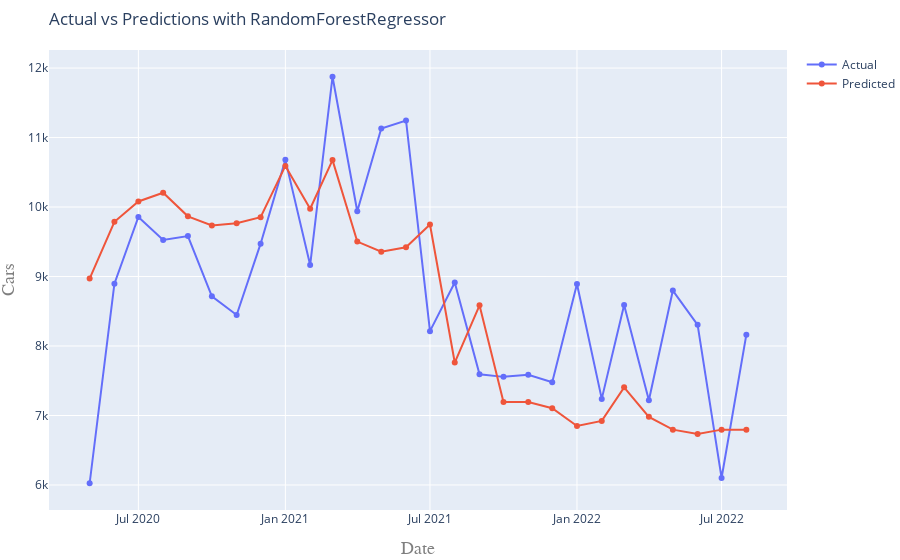

Notebook code cell kept with this figure:
### Markdown cell above
### Random Forest

#### Baseline

### Code cell
# Import Random Forest Regressor
from sklearn.ensemble import RandomForestRegressor
          
# Instantiate the regressor
model = RandomForestRegressor(random_state=42)

# Compute and print model score
scoring(model.__class__.__name__, model, X_train, y_train, X_test, y_test)

### Figure 1 — Plotly figure (JSON) as saved in the notebook; plotly's stock layout.template omitted (floating-point values rounded to 4 significant figures)
{"data": [{"mode": "lines+markers", "name": "Actual", "type": "scatter", "x": ["2020-05-01T00:00:00", "2020-06-01T00:00:00", "2020-07-01T00:00:00", "2020-08-01T00:00:00", "2020-09-01T00:00:00", "2020-10-01T00:00:00", "2020-11-01T00:00:00", "2020-12-01T00:00:00", "2021-01-01T00:00:00", "2021-02-01T00:00:00", "2021-03-01T00:00:00", "2021-04-01T00:00:00", "2021-05-01T00:00:00", "2021-06-01T00:00:00", "2021-07-01T00:00:00", "2021-08-01T00:00:00", "2021-09-01T00:00:00", "2021-10-01T00:00:00", "2021-11-01T00:00:00", "2021-12-01T00:00:00", "2022-01-01T00:00:00", "2022-02-01T00:00:00", "2022-03-01T00:00:00", "2022-04-01T00:00:00", "2022-05-01T00:00:00", "2022-06-01T00:00:00", "2022-07-01T00:00:00", "2022-08-01T00:00:00"], "y": [6025, 8897, 9858, 9526, 9582, 8716, 8447, 9473, 10679, 9165, 11875, 9940, 11131, 11246, 8214, 8914, 7594, 7556, 7586, 7479, 8892, 7239, 8589, 7220, 8798, 8305, 6101, 8163]}, {"mode": "lines+markers", "name": "Predicted", "type": "scatter", "x": ["2020-05-01T00:00:00", "2020-06-01T00:00:00", "2020-07-01T00:00:00", "2020-08-01T00:00:00", "2020-09-01T00:00:00", "2020-10-01T00:00:00", "2020-11-01T00:00:00", "2020-12-01T00:00:00", "2021-01-01T00:00:00", "2021-02-01T00:00:00", "2021-03-01T00:00:00", "2021-04-01T00:00:00", "2021-05-01T00:00:00", "2021-06-01T00:00:00", "2021-07-01T00:00:00", "2021-08-01T00:00:00", "2021-09-01T00:00:00", "2021-10-01T00:00:00", "2021-11-01T00:00:00", "2021-12-01T00:00:00", "2022-01-01T00:00:00", "2022-02-01T00:00:00", "2022-03-01T00:00:00", "2022-04-01T00:00:00", "2022-05-01T00:00:00", "2022-06-01T00:00:00", "2022-07-01T00:00:00", "2022-08-01T00:00:00"], "y": [8970.0, 9788.0, 10080.0, 10210.0, 9866.0, 9735.0, 9766.0, 9854.0, 10590.0, 9975.0, 10680.0, 9503.0, 9358.0, 9420.0, 9749.0, 7762.0, 8586.0, 7194.0, 7195.0, 7105.0, 6848.0, 6922.0, 7405.0, 6980.0, 6796.0, 6735.0, 6797.0, 6797.0]}], "layout": {"margin": {"b": 50, "l": 10, "r": 0, "t": 50}, "title": {"text": "Actual vs Predictions with RandomForestRegressor", "x": 0, "xref": "paper"}, "xaxis": {"title": {"font": {"color": "#7f7f7f", "family": "Courier New, monospace", "size": 18}, "text": "Date"}}, "yaxis": {"title": {"font": {"color": "#7f7f7f", "family": "Courier New, monospace", "size": 18}, "text": "Cars"}}}}
